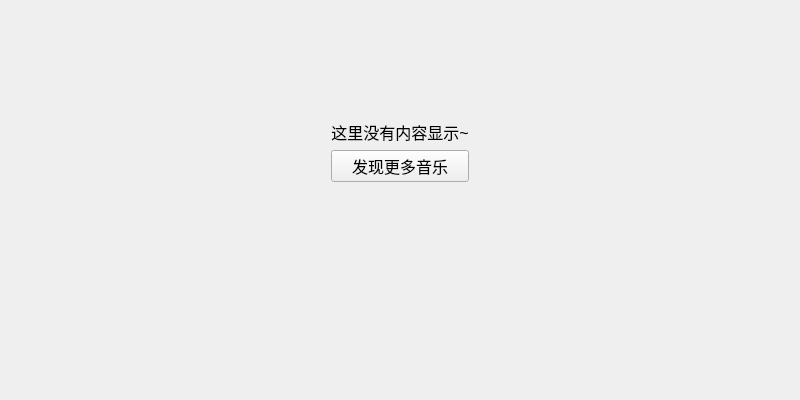
<?xml version="1.0" encoding="UTF-8"?>
<ui version="4.0">
 <class>RecentlyVideoWidget</class>
 <widget class="QWidget" name="RecentlyVideoWidget">
  <property name="geometry">
   <rect>
    <x>0</x>
    <y>0</y>
    <width>800</width>
    <height>400</height>
   </rect>
  </property>
  <property name="windowTitle">
   <string>RecentlyVideoWidget</string>
  </property>
  <layout class="QVBoxLayout" name="verticalLayout">
   <item>
    <widget class="QWidget" name="widget_3" native="true">
     <layout class="QVBoxLayout" name="verticalLayout_8">
      <item>
       <spacer name="verticalSpacer_2">
        <property name="orientation">
         <enum>Qt::Vertical</enum>
        </property>
        <property name="sizeType">
         <enum>QSizePolicy::Fixed</enum>
        </property>
        <property name="sizeHint" stdset="0">
         <size>
          <width>20</width>
          <height>100</height>
         </size>
        </property>
       </spacer>
      </item>
      <item>
       <layout class="QGridLayout" name="gridLayout">
        <item row="0" column="0">
         <spacer name="horizontalSpacer_8">
          <property name="orientation">
           <enum>Qt::Horizontal</enum>
          </property>
          <property name="sizeHint" stdset="0">
           <size>
            <width>40</width>
            <height>20</height>
           </size>
          </property>
         </spacer>
        </item>
        <item row="0" column="1">
         <widget class="QLabel" name="label_16">
          <property name="font">
           <font>
            <pointsize>12</pointsize>
           </font>
          </property>
          <property name="text">
           <string>这里没有内容显示~</string>
          </property>
          <property name="alignment">
           <set>Qt::AlignCenter</set>
          </property>
         </widget>
        </item>
        <item row="0" column="2" rowspan="2">
         <spacer name="horizontalSpacer_9">
          <property name="orientation">
           <enum>Qt::Horizontal</enum>
          </property>
          <property name="sizeHint" stdset="0">
           <size>
            <width>40</width>
            <height>20</height>
           </size>
          </property>
         </spacer>
        </item>
        <item row="1" column="1" rowspan="2">
         <widget class="QPushButton" name="pushButton_7">
          <property name="font">
           <font>
            <pointsize>12</pointsize>
           </font>
          </property>
          <property name="cursor">
           <cursorShape>PointingHandCursor</cursorShape>
          </property>
          <property name="text">
           <string>发现更多音乐</string>
          </property>
         </widget>
        </item>
        <item row="2" column="0">
         <spacer name="horizontalSpacer_11">
          <property name="orientation">
           <enum>Qt::Horizontal</enum>
          </property>
          <property name="sizeHint" stdset="0">
           <size>
            <width>40</width>
            <height>20</height>
           </size>
          </property>
         </spacer>
        </item>
        <item row="2" column="2">
         <spacer name="horizontalSpacer_10">
          <property name="orientation">
           <enum>Qt::Horizontal</enum>
          </property>
          <property name="sizeHint" stdset="0">
           <size>
            <width>40</width>
            <height>20</height>
           </size>
          </property>
         </spacer>
        </item>
       </layout>
      </item>
      <item>
       <spacer name="verticalSpacer">
        <property name="orientation">
         <enum>Qt::Vertical</enum>
        </property>
        <property name="sizeHint" stdset="0">
         <size>
          <width>20</width>
          <height>40</height>
         </size>
        </property>
       </spacer>
      </item>
     </layout>
    </widget>
   </item>
  </layout>
 </widget>
 <resources/>
 <connections/>
</ui>
